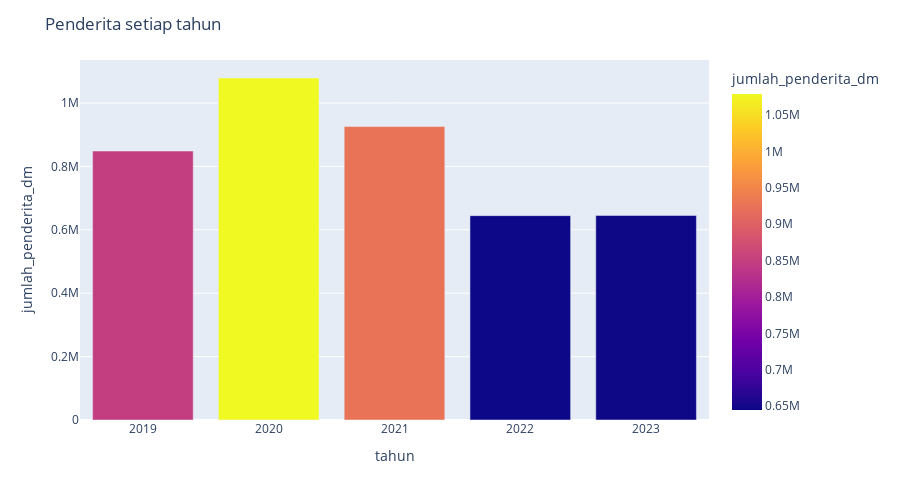

Notebook code cell kept with this figure:
### Code cell
fig = px.bar(jumalah_penderita_pertahun,y = "jumlah_penderita_dm",x = "tahun",color = "jumlah_penderita_dm",height=500)
fig.update_layout(title="Penderita setiap tahun")

fig.show()

### Figure 1 — Plotly figure (JSON) as saved in the notebook; plotly's stock layout.template omitted (floating-point values rounded to 4 significant figures)
{"data": [{"hovertemplate": "tahun=%{x}<br>jumlah_penderita_dm=%{marker.color}<extra></extra>", "legendgroup": "", "marker": {"color": [848455, 1078857, 925675, 644704, 645390], "coloraxis": "coloraxis", "pattern": {"shape": ""}}, "name": "", "orientation": "v", "showlegend": false, "textposition": "auto", "type": "bar", "x": [2019, 2020, 2021, 2022, 2023], "xaxis": "x", "y": [848455, 1078857, 925675, 644704, 645390], "yaxis": "y"}], "layout": {"barmode": "relative", "coloraxis": {"colorbar": {"title": {"text": "jumlah_penderita_dm"}}, "colorscale": [[0, "#0d0887"], [0.1111, "#46039f"], [0.2222, "#7201a8"], [0.3333, "#9c179e"], [0.4444, "#bd3786"], [0.5556, "#d8576b"], [0.6667, "#ed7953"], [0.7778, "#fb9f3a"], [0.8889, "#fdca26"], [1, "#f0f921"]]}, "height": 500, "legend": {"tracegroupgap": 0}, "margin": {"t": 60}, "title": {"text": "Penderita setiap tahun"}, "xaxis": {"anchor": "y", "domain": [0, 1], "title": {"text": "tahun"}}, "yaxis": {"anchor": "x", "domain": [0, 1], "title": {"text": "jumlah_penderita_dm"}}}}
